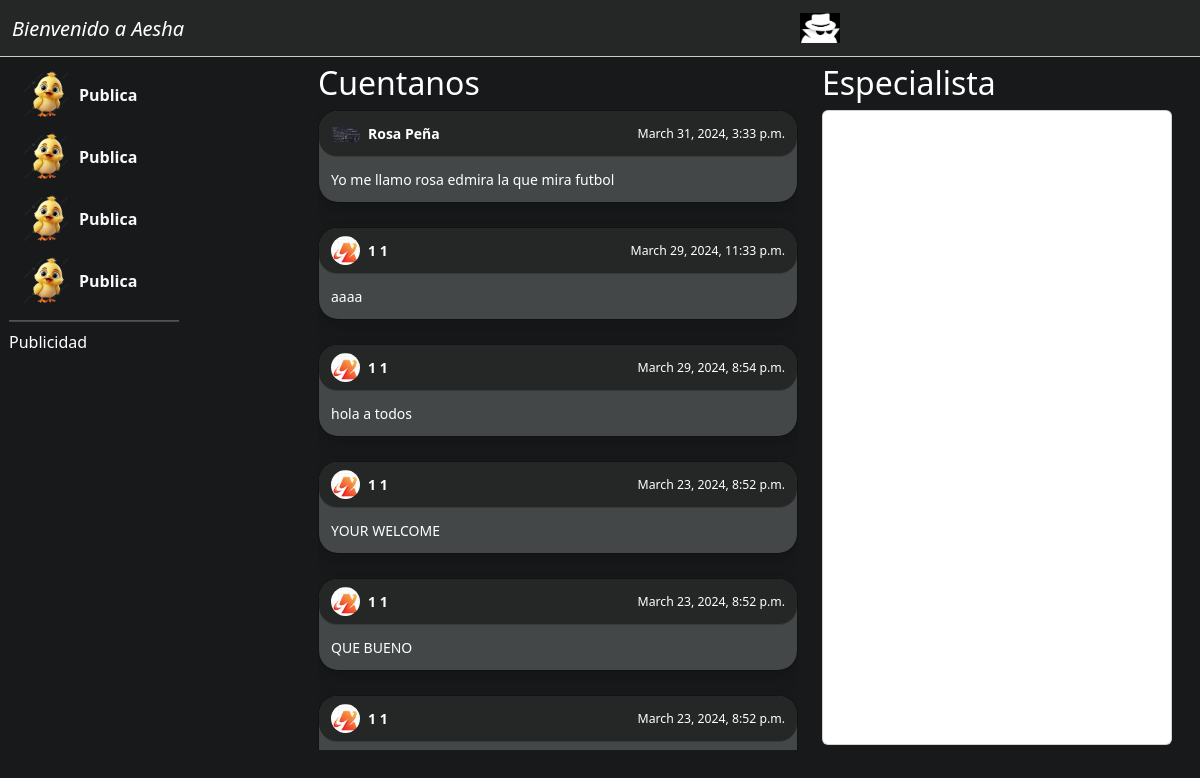
The app's page /feed/feedIncognito/ with its own data.
### feed/models.py (models this page shows, shortened)
class Publicacion(models.Model):
    usuario = models.ForeignKey(Usuario, on_delete=models.CASCADE, null=True, blank=True)
    publicacion = models.CharField(max_length=500)
    fecha_creacion = models.DateTimeField(default=timezone.now)

### inicio/models.py (models this page shows, shortened)
class Usuario(models.Model):
    nombre = models.CharField(max_length=50, default='')
    apellido = models.CharField(max_length=50, default='')
    usuario =  models.CharField(max_length=50, default='')
    contraseña = models.CharField(max_length=50, default='')
    foto_perfil = models.ImageField(upload_to='perfil/', null=True, blank=True)
    fecha_creacion = models.DateTimeField(default=timezone.now)

### feed/views.py (the view, shortened to what this page needs)
# urls.py: path('feedIncognito/', views.feedIncognito, name='feedIncognito'),
def feedIncognito(request):
    nombre_incognito = request.session.get('nombre_incognito')
    apellido_incognito = request.session.get('apellido_incognito')
    especialistas = Especialista.objects.order_by('-fecha_creacion').all()
    publicaciones = Publicacion.objects.all().order_by('-fecha_creacion')
    publicaciones_efimeras = PublicacionEfimero.objects.all().order_by('-fecha_creacion')
    publicaciones_combinadas = sorted(
        chain(publicaciones, publicaciones_efimeras),
        key=lambda x: x.fecha_creacion,
        reverse=True
    )
    class PublicacionIncognitoForm(forms.ModelForm):
        class Meta:
            model = PublicacionEfimero
            fields = ['publicacion']
    if nombre_incognito and apellido_incognito:
        form = PublicacionIncognitoForm()
    else:
        form = None
    return render(request, 'feed_Incg.html', {'nombre_incognito': nombre_incognito, 'apellido_incognito': apellido_incognito, 'publicaciones_combinadas': publicaciones_combinadas, 'form': form, 'especialistas': especialistas})

### feed/templates/feed_Incg.html (shortened to what this page needs)
{% load static %}
<!DOCTYPE html>
<html lang="en">
<head>
</head>
<link rel="stylesheet" type="text/css" href="{% static 'feed_Incg.css' %}">
<link href="https://cdn.jsdelivr.net/npm/bootstrap@5.3.3/dist/css/bootstrap.min.css" rel="stylesheet">
<body class="body">
    <nav class="navbar fixed-top">
        <div class="container-fluid with-height">
          <a class="navbar-brand">
            <p class="d-inline-block align-text-top fst-italic custom-p">Bienvenido a Aesha</p>
          </a>
          <ul class="nav nav-underline" >
            <li class="nav-item">
                <a class="nav-link" href="#">
                    <img src="/media/fotos_incognito/incognito.jpg" alt="Logo" width="40" height="30" class="d-inline-block align-text-top">
                </a>
            </li>
           </ul>
        </div>
    </nav>
    <div class="container-fluid">
        <div class="row">
            <div class="col reduce-left-margin">
                <div class="btn-group-vertical">
                    <div class="dropend">
                        <button type="button" class="btn btn-outline-secondary text-light d-flex align-items-center" data-bs-toggle="dropdown" aria-expanded="false" aria-controls="outside">
                            <img src="/media/fotos_incognito/pollipato.png" alt="Icono 1" width="50" height="50" class="me-2">
                            <strong>Publica</strong>
                        </button>
                    </div>
                    <div class="dropend">
                        <button type="button" class="btn btn-outline-secondary text-light d-flex align-items-center" data-bs-toggle="dropdown" aria-expanded="false" aria-controls="outside">
                            <img src="/media/fotos_incognito/pollipato.png" alt="Icono 1" width="50" height="50" class="me-2">
                            <strong>Publica</strong>
                        </button>
                    </div>
                    <div class="dropend">
                        <button type="button" class="btn btn-outline-secondary text-light d-flex align-items-center" data-bs-toggle="dropdown" aria-expanded="false" aria-controls="outside">
                            <img src="/media/fotos_incognito/pollipato.png" alt="Icono 1" width="50" height="50" class="me-2">
                            <strong>Publica</strong>
                        </button>
                    </div>
                    <div class="dropend">
                        <button type="button" class="btn btn-outline-secondary text-light d-flex align-items-center" data-bs-toggle="dropdown" aria-expanded="false" aria-controls="outside">
                            <img src="/media/fotos_incognito/pollipato.png" alt="Icono 1" width="50" height="50" class="me-2">
                            <strong>Publica</strong>
                        </button>
                    </div>
                </div>
                <hr class="my-2">
                <p>Publicidad</p>
            </div>
            <div class="col">
            </div>
            <div class="col">
                <h2>Cuentanos</h2>
                <div class="overflow-y-auto" >
                    <div class="toast-container position-static">
                        {% for publicacion in publicaciones_combinadas %}
                        <div class="toast show">
                            <div class="toast-header"style="background-color: #252727; border-radius: 18px;">
                                <svg class="bd-placeholder-img rounded-circle me-2" width="29" height="29" xmlns="http://www.w3.org/2000/svg" aria-hidden="true" preserveAspectRatio="xMidYMid slice" focusable="false">
                                    {% if publicacion.usuario.foto_perfil %}
                                    <image href="{{ publicacion.usuario.foto_perfil.url }}" alt="Foto de perfil" width="30" height="30"/>
                                    {% else %}
                                    <image href="/media/fotos_incognito/incognito.jpg" alt="Foto de perfil" width="30" height="30"/>
                                    {% endif %}
                                </svg>
                                <strong class="me-auto">{{ publicacion.usuario.nombre }} {{ publicacion.usuario.apellido }}</strong>
                                <small class="colores">{{ publicacion.fecha_creacion }}</small>
                            </div>
                            <div class="toast-body" >
                                {{ publicacion.publicacion }}
                            </div>
                        </div>
                        {% endfor %}
                    </div>
                </div>
            </div>
            <div class="col">
                <h2>Especialista</h2>
                <div class="card text-center mb-3 uno" style="width: 350px; height: 635px;">
                </div>
            </div>
        </div>
    </div>
</body>
</html>

### feed/templates/static/feed_Incg.css (style rules this page uses)
.body { padding: 1rem; margin-bottom: 2rem; color: #fff; background-color: #18191A; height: 730px; }
.navbar { background-color: #252727; border-bottom: 1px solid #ccc; }
.custom-p { color: #fff; }
.container-fluid.with-height { height: 2.5rem; }
.nav-link { position: absolute; left: 800px; top: 4px; }
.btn { width: 170px; border: none !important; }
.reduce-left-margin { margin-left: -19px; }
.my-2 { border-bottom: 1px solid #ccc; }
.overflow-y-auto { max-height: 640px; width: 480px; background-color: #18191A; }
.toast.show { width: 600px; background-color: #434747; border-radius: 20px; }
.me-auto { color : #fff; }
.colores { color : #fff; }

### records on screen
Publicacion: usuario.nombre "Rosa", usuario.apellido "Peña", fecha_creacion "March 31, 2024, 3:33 p.m.", publicacion "Yo me llamo rosa edmira la que mira futbol"
Publicacion: usuario.nombre "1", usuario.apellido "1", fecha_creacion "March 29, 2024, 11:33 p.m.", publicacion "aaaa"
Publicacion: usuario.nombre "1", usuario.apellido "1", fecha_creacion "March 29, 2024, 8:54 p.m.", publicacion "hola a todos"
Publicacion: usuario.nombre "1", usuario.apellido "1", fecha_creacion "March 23, 2024, 8:52 p.m.", publicacion "YOUR WELCOME"
Publicacion: usuario.nombre "1", usuario.apellido "1", fecha_creacion "March 23, 2024, 8:52 p.m.", publicacion "QUE BUENO"
Publicacion: usuario.nombre "1", usuario.apellido "1", fecha_creacion "March 23, 2024, 8:52 p.m."
